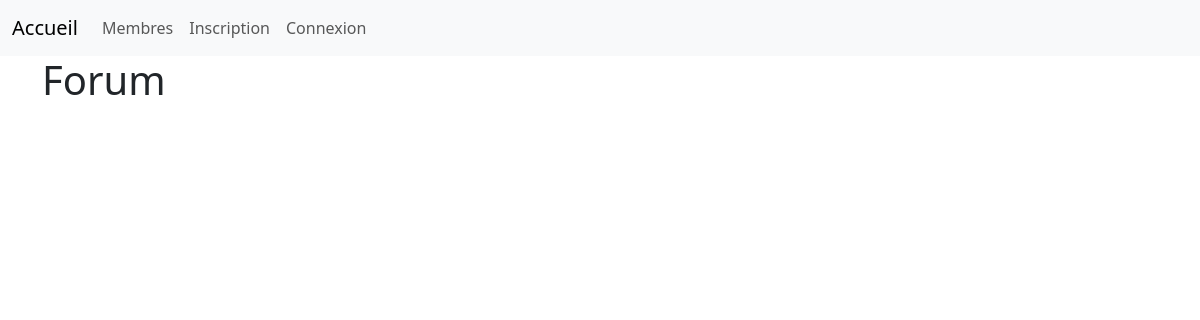
The app's page /forum/forum.php, older data.
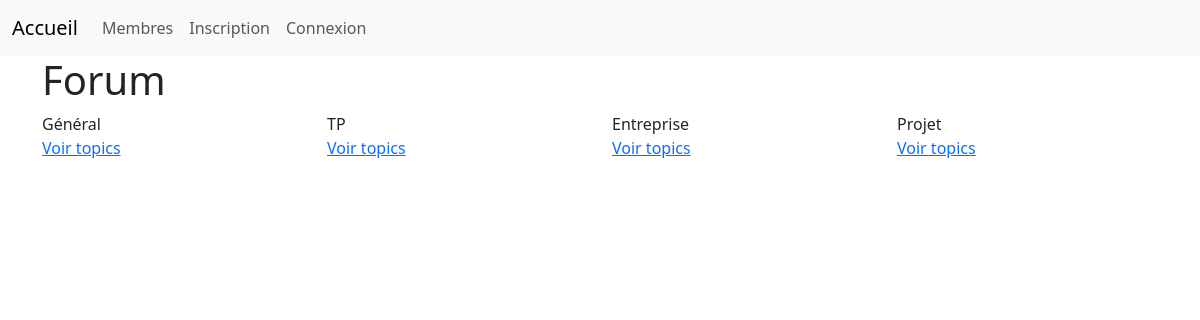
The same page, newer data.
### tables this page shows
CREATE TABLE `forum` (
  `ID_forum` int(11) NOT NULL,
  `Title` varchar(55) NOT NULL,
  `Label` varchar(55) NOT NULL,
  `Date_of_creation` datetime NOT NULL,
  `Num` int(255) NOT NULL
);

### forum/forum.php (the view, shortened to what this page needs)
<?php
    require_once('../include.php');
    $req = $DB->prepare("SELECT * FROM forum ORDER BY Num");
    $req->execute();
    $req_forum = $req->fetchAll();
?>
<!DOCTYPE html>
<html lang="fr">
<head>
    <?php
        require_once('../head/link.php');
    ?>
</head>
<body>
    <?php
    require_once('../menu/menu.php');
    ?>
    <div class="container">
        <div class="row">
            <div class="col-12">
                <h1>Forum</h1>
            </div>
            <?php
                 foreach ($req_forum as $rf) {
            ?>
            <div class="col-3">
                <div><?= htmlspecialchars($rf["Title"]) ?></div>
                <div>
                    <a href="forum/listforum.php?id=<?= htmlspecialchars($rf['ID_forum']); ?>">Voir topics</a>
                </div>
            </div>
            <?php
                }
            ?>
        </div>
    </div>
</body>
</html>

### head/link.php (shortened to what this page needs)
<link href="https://cdn.jsdelivr.net/npm/bootstrap@5.3.3/dist/css/bootstrap.min.css" rel="stylesheet">

### menu/menu.php (shortened to what this page needs)
<nav class="navbar navbar-expand-lg navbar-light bg-light">
        <div class="container-fluid">
            <a class="navbar-brand" href="index.php">Accueil</a>
            <div class="collapse navbar-collapse" id="navbarNavAltMarkup">
                <div class="navbar-nav">
                    <a class="nav-link" href="profil/member.php">Membres</a>
                    <?php
                        if(!isset($_SESSION['Nickname'])){
                    ?>
                    <a class="nav-link" href="signin.php">Inscription</a>
                    <a class="nav-link" href="connexion.php">Connexion</a>
                    <?php
                        }else{
                    ?>
                    <a class="nav-link" href="forum/forum.php">Forums</a>
                    <a class="nav-link" href="profil/profil.php">Mon Profil</a>
                    <a class="nav-link" href="logout.php">Déconnexion</a>
                    <?php
                        }
                    ?>
                </div>
            </div>
        </div>
</nav>

Row changes from the older to the newer data that the page shows:
added forum: Title "Général"
added forum: Title "TP"
added forum: Title "Entreprise"
added forum: Title "Projet"
